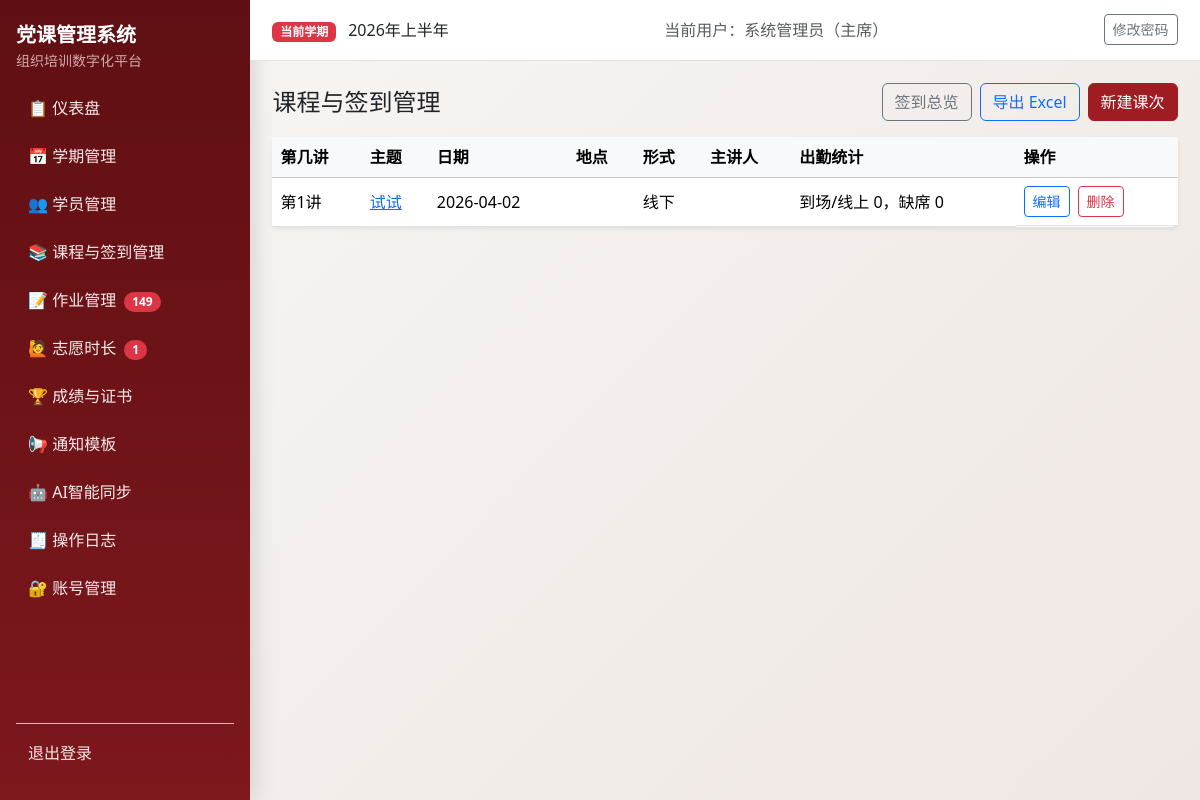
The page /courses/ (signed in) on the database its author committed.
### models.py (models this page shows, shortened)
class Semester(db.Model):
    __tablename__ = "semesters"
    id = db.Column(db.Integer, primary_key=True)
    name = db.Column(db.String(100), nullable=False)
    period_code = db.Column(db.String(20), nullable=True)
    period_positive = db.Column(db.String(20), nullable=True)
    period_development = db.Column(db.String(20), nullable=True)
    period_probationary = db.Column(db.String(20), nullable=True)
    year = db.Column(db.Integer, nullable=False)
    status = db.Column(db.String(20), nullable=False, default="active")
    exam_weight = db.Column(db.Integer, nullable=False, default=40)
    attendance_weight = db.Column(db.Integer, nullable=False, default=30)
    assignment_weight = db.Column(db.Integer, nullable=False, default=20)
    volunteer_weight = db.Column(db.Integer, nullable=False, default=10)
    pass_threshold = db.Column(db.Float, nullable=False, default=60.0)
    volunteer_target_hours = db.Column(db.Float, nullable=False, default=0.0)
    min_attendance_sessions = db.Column(db.Integer, nullable=False, default=2)
    created_at = db.Column(db.DateTime, default=datetime.utcnow, nullable=False)
    students = db.relationship("Student", back_populates="semester", cascade="all, delete-orphan")
    course_sessions = db.relationship("CourseSession", back_populates="semester", cascade="all, delete-orphan")
    assignments = db.relationship("Assignment", back_populates="semester", cascade="all, delete-orphan")
    volunteer_records = db.relationship(
        "VolunteerRecord", back_populates="semester", cascade="all, delete-orphan"
    )
    exam_records = db.relationship("ExamRecord", back_populates="semester", cascade="all, delete-orphan")
    final_scores = db.relationship("FinalScore", back_populates="semester", cascade="all, delete-orphan")

class User(UserMixin, db.Model):
    __tablename__ = "users"
    id = db.Column(db.Integer, primary_key=True)
    username = db.Column(db.String(80), unique=True, nullable=False, index=True)
    password_hash = db.Column(db.String(255), nullable=False)
    role = db.Column(db.String(20), nullable=False, default="staff")
    real_name = db.Column(db.String(80), nullable=True)
    created_at = db.Column(db.DateTime, default=datetime.utcnow, nullable=False)

class CourseSession(db.Model):
    __tablename__ = "course_sessions"
    __table_args__ = (
        db.UniqueConstraint("semester_id", "session_number", name="uq_semester_session_number"),
    )
    id = db.Column(db.Integer, primary_key=True)
    semester_id = db.Column(db.Integer, db.ForeignKey("semesters.id"), nullable=False, index=True)
    session_number = db.Column(db.Integer, nullable=False)
    theme = db.Column(db.String(200), nullable=False)
    date = db.Column(db.Date, nullable=False)
    location = db.Column(db.String(200), nullable=True)
    is_online = db.Column(db.Boolean, nullable=False, default=False)
    meeting_link = db.Column(db.String(255), nullable=True)
    lecturer = db.Column(db.String(120), nullable=True)
    notes = db.Column(db.Text, nullable=True)
    semester = db.relationship("Semester", back_populates="course_sessions")
    attendances = db.relationship("Attendance", back_populates="session", cascade="all, delete-orphan")
    assignments = db.relationship("Assignment", back_populates="session", cascade="all")

### blueprints/courses.py (the view, shortened to what this page needs)
@courses_bp.route("/")
@login_required
def list_courses():
	semester = _current_semester()
	if not semester:
		flash("请先激活学期。", "warning")
		return redirect(url_for("semester_bp.list_semesters"))
	sessions = CourseSession.query.filter_by(semester_id=semester.id).order_by(CourseSession.session_number.asc()).all()
	rows = []
	for item in sessions:
		present = Attendance.query.filter_by(session_id=item.id).filter(Attendance.status.in_(["到场", "线上"])).count()
		absent = Attendance.query.filter_by(session_id=item.id, status="缺席").count()
		rows.append({"session": item, "present": present, "absent": absent})
	return render_template("courses/list.html", rows=rows)

### authz.py (called while the page is built)
def normalize_role(role: str | None) -> str:
    value = (role or "staff").strip().lower()
    if value not in ROLE_LABELS:
        return "staff"
    return value

def role_label(role: str | None) -> str:
    return ROLE_LABELS.get(normalize_role(role), "干事")

def can_view_logs(role: str | None) -> bool:
    return normalize_role(role) in {"admin", "minister"}

def can_manage_accounts(role: str | None) -> bool:
    return normalize_role(role) == "admin"

def can_edit_notification_templates(role: str | None) -> bool:
    return normalize_role(role) in {"admin", "minister"}

### blueprints/courses.py (called while the page is built)
def _current_semester():
	return Semester.query.filter_by(status="active").order_by(Semester.id.desc()).first()

### templates/courses/list.html (shortened to what this page needs)
{% extends "base.html" %}
{% block content %}
<div class="d-flex justify-content-between align-items-center mb-3">
  <h1 class="h4 mb-0">课程与签到管理</h1>
  <div class="d-flex gap-2">
    <a class="btn btn-outline-secondary" href="{{ url_for('attendance_bp.attendance_overview') }}">签到总览</a>
    <a class="btn btn-outline-primary" href="{{ url_for('courses_bp.list_courses', export=1) }}">导出 Excel</a>
    <a class="btn btn-primary" href="{{ url_for('courses_bp.new_course') }}">新建课次</a>
  </div>
</div>
<div class="card border-0 shadow-sm">
  <div class="table-responsive">
    <table class="table align-middle mb-0">
      <thead class="table-light"><tr><th>第几讲</th><th>主题</th><th>日期</th><th>地点</th><th>形式</th><th>主讲人</th><th>出勤统计</th><th>操作</th></tr></thead>
      <tbody>
      {% for row in rows %}
      <tr>
        <td>第{{ row.session.session_number }}讲</td>
        <td><a href="{{ url_for('courses_bp.course_detail', course_id=row.session.id) }}">{{ row.session.theme }}</a></td>
        <td>{{ row.session.date }}</td>
        <td>{{ row.session.location }}</td>
        <td>{{ '线上' if row.session.is_online else '线下' }}</td>
        <td>{{ row.session.lecturer }}</td>
        <td>到场/线上 {{ row.present }}，缺席 {{ row.absent }}</td>
        <td class="d-flex gap-2">
          <a class="btn btn-sm btn-outline-primary" href="{{ url_for('courses_bp.edit_course', course_id=row.session.id) }}">编辑</a>
          <form method="post" action="{{ url_for('courses_bp.delete_course', course_id=row.session.id) }}" data-confirm-delete="1" data-confirm-message="确认删除该课次？">
            <button class="btn btn-sm btn-outline-danger">删除</button>
          </form>
        </td>
      </tr>
      {% endfor %}
      </tbody>
    </table>
  </div>
</div>
{% endblock %}

### templates/base.html (shortened to what this page needs)
<!doctype html>
<html lang="zh-CN">
<head>
  <link href="https://cdn.jsdelivr.net/npm/bootstrap@5.3.3/dist/css/bootstrap.min.css" rel="stylesheet">
</head>
<body>
  {% if current_user.is_authenticated %}
  <div class="layout">
    <aside class="sidebar d-flex flex-column">
      <div class="mb-3">
        <div class="fw-bold fs-5 text-white">党课管理系统</div>
        <div class="small opacity-75">组织培训数字化平台</div>
      </div>
      <nav class="nav flex-column mb-3">
        <a class="nav-link" href="{{ url_for('auth_bp.dashboard') }}">📋 仪表盘</a>
        <a class="nav-link" href="{{ url_for('semester_bp.list_semesters') }}">📅 学期管理</a>
        <a class="nav-link" href="{{ url_for('students_bp.list_students') }}">👥 学员管理</a>
        <a class="nav-link" href="{{ url_for('courses_bp.list_courses') }}">📚 课程与签到管理</a>
        <a class="nav-link" href="{{ url_for('assignments_bp.assignments_overview') }}">📝 作业管理
          {% if pending_assignment_students > 0 %}
            <span class="badge rounded-pill text-bg-danger ms-1">{{ pending_assignment_students }}</span>
          {% endif %}
        </a>
        <a class="nav-link" href="{{ url_for('volunteers_bp.volunteer_overview') }}">🙋 志愿时长
          {% if pending_volunteer_records > 0 %}
            <span class="badge rounded-pill text-bg-danger ms-1">{{ pending_volunteer_records }}</span>
          {% endif %}
        </a>
        <a class="nav-link" href="{{ url_for('scores_bp.result_overview') }}">🏆 成绩与证书</a>
        <a class="nav-link" href="{{ url_for('notifications_bp.template_list') }}">📢 通知模板</a>
        <a class="nav-link" href="{{ url_for('ai_tools_bp.index') }}">🤖 AI智能同步</a>
        {% if can_view_logs %}
        <a class="nav-link" href="{{ url_for('auth_bp.operation_logs') }}">🧾 操作日志</a>
        {% endif %}
        {% if can_manage_accounts %}
        <a class="nav-link" href="{{ url_for('auth_bp.account_list') }}">🔐 账号管理</a>
        {% endif %}
      </nav>
      <div class="mt-auto pt-2 border-top border-danger-subtle">
        <a class="nav-link" href="{{ url_for('auth_bp.logout') }}">退出登录</a>
      </div>
    </aside>
    <div class="content-wrap">
      <header class="topbar">
        <div>
          <span class="badge text-bg-danger">当前学期</span>
          <span class="ms-2">{{ current_semester.name if current_semester else '未设置激活学期' }}</span>
        </div>
        <div class="text-muted">当前用户：{{ current_user.real_name or current_user.username }}（{{ current_user_role_label }}）</div>
        <div>
          <a class="btn btn-sm btn-outline-secondary" href="{{ url_for('auth_bp.change_password') }}">修改密码</a>
        </div>
      </header>
      <main class="page-content">
        {% block content %}{% endblock %}
      </main>
    </div>
  </div>
  {% else %}
    {% block auth_content %}{% endblock %}
  {% endif %}
</body>
</html>

### templates/base.html (style rules this page uses)
:root { --pc-primary: #9f1d22; --pc-primary-dark: #7f1519; --pc-sidebar-bg: #5f0f13; --pc-sidebar-text: #f6dddd; --pc-bg: #f8f6f4; --pc-card: #ffffff; }
body { background: linear-gradient(135deg, #f8f6f4 0%, #efe7e3 100%); min-height: 100vh; }
.layout { display: flex; min-height: 100vh; }
.sidebar { width: 250px; background: linear-gradient(180deg, var(--pc-sidebar-bg), #7d181d); color: var(--pc-sidebar-text); position: fixed; top: 0; left: 0; bottom: 0; padding: 1.25rem 1rem; box-shadow: 6px 0 20px rgba(0, 0, 0, 0.12); }
.sidebar .nav-link { color: #f8eaea; border-radius: 10px; margin-bottom: 0.4rem; padding: 0.55rem 0.75rem; }
.content-wrap { margin-left: 250px; width: calc(100% - 250px); }
.topbar { background: var(--pc-card); border-bottom: 1px solid #eadfda; padding: 0.9rem 1.4rem; display: flex; justify-content: space-between; align-items: center; position: sticky; top: 0; z-index: 5; }
.page-content { padding: 1.4rem; }
.btn-primary { background-color: var(--pc-primary); border-color: var(--pc-primary); }

### rows shown on the page
Semester: name "2026年上半年"
User: real_name "系统管理员"
CourseSession: session.session_number "1", session.theme "试试", session "2026-04-02", is_online "线下"

### other values the page prints
{{ pending_assignment_students }} "149"
{{ pending_volunteer_records }} "1"
{{ current_user_role_label }} "主席"
{{ row.present }} "0"
{{ row.absent }} "0"
